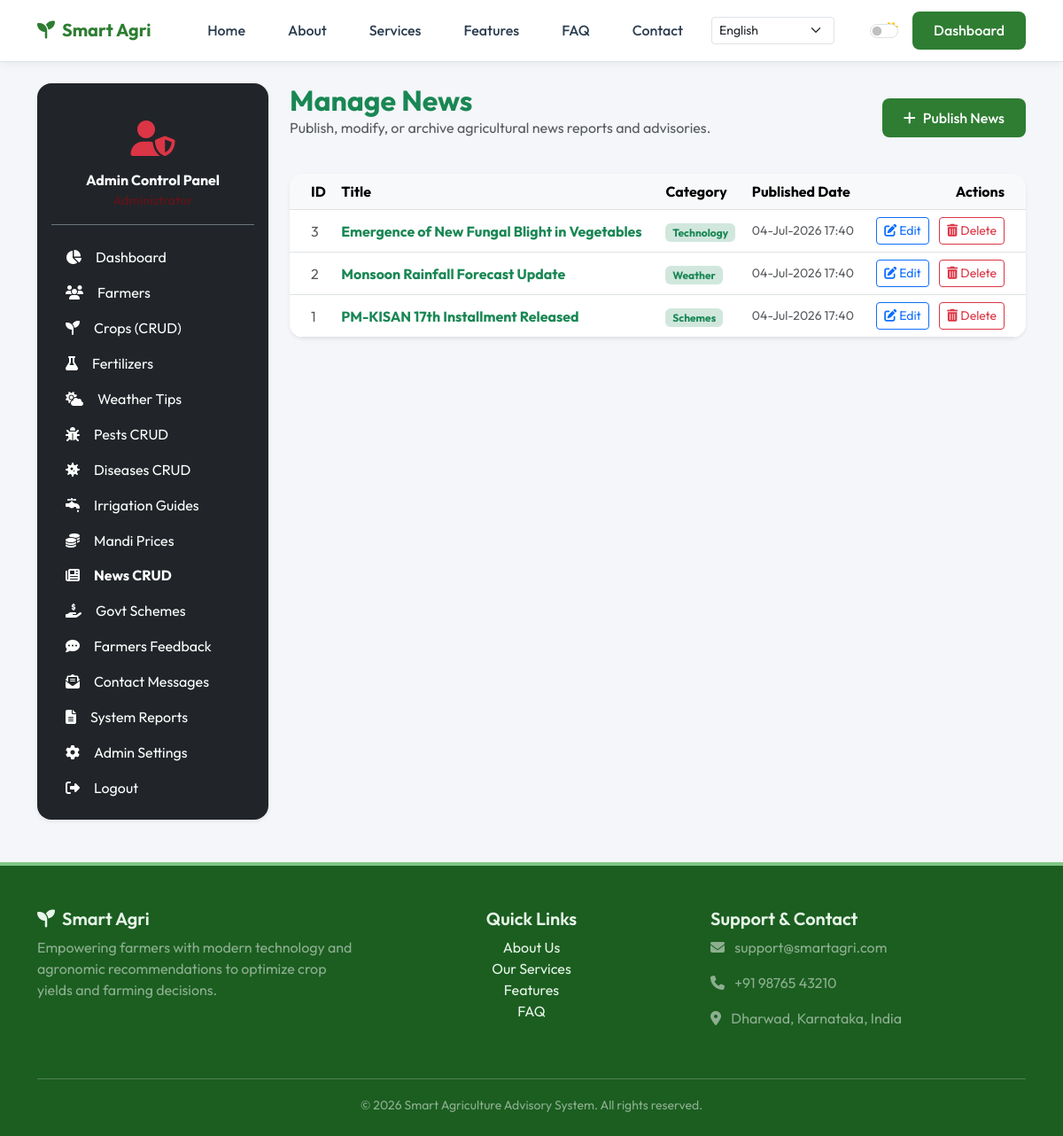
Page /admin/news (signed in) on the committed database.
### app/models.py (models this page shows)
class News(db.Model):
    __tablename__ = 'news'
    id = db.Column(db.Integer, primary_key=True)
    title = db.Column(db.String(200), nullable=False)
    image_path = db.Column(db.String(250), default='default_news.jpg')
    description = db.Column(db.Text, nullable=False)
    category = db.Column(db.String(50), nullable=True)  # Schemes, Market, Technology, Weather, General
    published_at = db.Column(db.DateTime, default=datetime.utcnow)

### app/routes/admin.py (the view, shortened to what this page needs)
@admin_bp.route('/news', methods=['GET', 'POST'])
@admin_required
def manage_news():
    news_list = News.query.order_by(News.published_at.desc()).all()
    return render_template('admin/news.html', news_list=news_list)

### app/__init__.py (called while the page is built)
@login_manager.user_loader
def load_user(user_id):
    role = session.get('user_role')
    if role == 'admin':
        return Admin.query.get(int(user_id))
    return User.query.get(int(user_id))

### app/routes/admin.py (called while the page is built)
def admin_required(f):
    @wraps(f)
    def decorated_function(*args, **kwargs):
        if not current_user.is_authenticated or session.get('user_role') != 'admin':
            flash('Access restricted to Administrators. Please log in.', 'danger')
            return redirect(url_for('public.admin_login'))
        return f(*args, **kwargs)
    return decorated_function

### app/templates/admin/news.html (shortened to what this page needs)
{% extends 'admin_base.html' %}
{% block admin_content %}
<div class="row">
    <div class="col-12 d-flex justify-content-between align-items-center mb-4">
        <div>
            <h2 class="fw-bold mb-0 text-success">Manage News</h2>
            <p class="text-muted">Publish, modify, or archive agricultural news reports and advisories.</p>
        </div>
        <button class="btn btn-primary-custom" data-bs-toggle="collapse" data-bs-target="#addNewsCollapse">
            <i class="fas fa-plus me-2"></i>Publish News
        </button>
    </div>
    <div class="col-12">
        <div class="card card-custom border-0 shadow-sm">
            <div class="table-responsive">
                <table class="table table-hover align-middle mb-0">
                    <thead class="table-light">
                        <tr>
                            <th class="ps-4">ID</th>
                            <th>Title</th>
                            <th>Category</th>
                            <th>Published Date</th>
                            <th class="pe-4 text-end">Actions</th>
                        </tr>
                    </thead>
                    <tbody>
                        {% if news_list %}
                            {% for n in news_list %}
                            <tr>
                                <td class="ps-4 text-muted">{{ n.id }}</td>
                                <td class="fw-bold text-success">{{ n.title }}</td>
                                <td><span class="badge bg-success-subtle text-success">{{ n.category or 'General' }}</span></td>
                                <td class="small text-muted">{{ n.published_at.strftime('%d-%b-%Y %H:%M') }}</td>
                                <td class="pe-4 text-end">
                                    <button class="btn btn-sm btn-outline-primary me-2" data-bs-toggle="modal" data-bs-target="#editNewsModal{{ n.id }}">
                                        <i class="fas fa-edit"></i> Edit
                                    </button>
                                    <a href="{{ url_for('admin.delete_news', id=n.id) }}" class="btn btn-sm btn-outline-danger btn-delete-confirm" data-confirm-message="Are you sure you want to remove this news article?">
                                        <i class="fas fa-trash-alt"></i> Delete
                                    </a>
                                </td>
                            </tr>
                            {% endfor %}
                        {% else %}
                            <tr>
                                <td colspan="5" class="text-center py-4 text-muted">No news articles published.</td>
                            </tr>
                        {% endif %}
                    </tbody>
                </table>
            </div>
        </div>
    </div>
</div>
{% endblock %}

### app/static/css/style.css (style rules this page uses)
:root { --primary-color: #2e7d32; --primary-dark: #1b5e20; --primary-light: #81c784; --accent-color: #4caf50; --accent-light: #e8f5e9; --body-bg: #f4f6f9; --card-bg: #ffffff; --text-color: #2c3e50; --text-muted: #6c757d; --border-color: #dee2e6; --sidebar-bg: #1e4620; --sidebar-text: #ffffff; --sidebar-hover: #2e7d32; --sidebar-active: #388e3c; --header-bg: #ffffff; --footer-bg: #1b5e20; --footer-text: #e8f5e9; }
body { background-color: var(--body-bg); color: var(--text-color); font-family: 'Outfit', sans-serif; transition: background-color 0.3s ease, color 0.3s ease; display: flex; flex-direction: column; min-height: 100vh; }
h1, h2, h3, h4, h5, h6 { font-family: 'Outfit', sans-serif; font-weight: 600; }
.btn-primary-custom { background-color: var(--primary-color); color: white !important; border: none; font-weight: 500; border-radius: 8px; padding: 0.6rem 1.5rem; transition: all 0.3s ease; }
.card-custom { background-color: var(--card-bg); border: 1px solid var(--border-color); border-radius: 16px; box-shadow: 0 4px 20px rgba(0,0,0,0.02); transition: transform 0.3s ease, box-shadow 0.3s ease, border-color 0.3s ease; overflow: hidden; }

### rows in the picture
News: id "3", title "Emergence of New Fungal Blight in Vegetables", category "Technology", published_at "04-Jul-2026 17:40"
News: id "2", title "Monsoon Rainfall Forecast Update", category "Weather", published_at "04-Jul-2026 17:40"
News: id "1", title "PM-KISAN 17th Installment Released", category "Schemes", published_at "04-Jul-2026 17:40"
